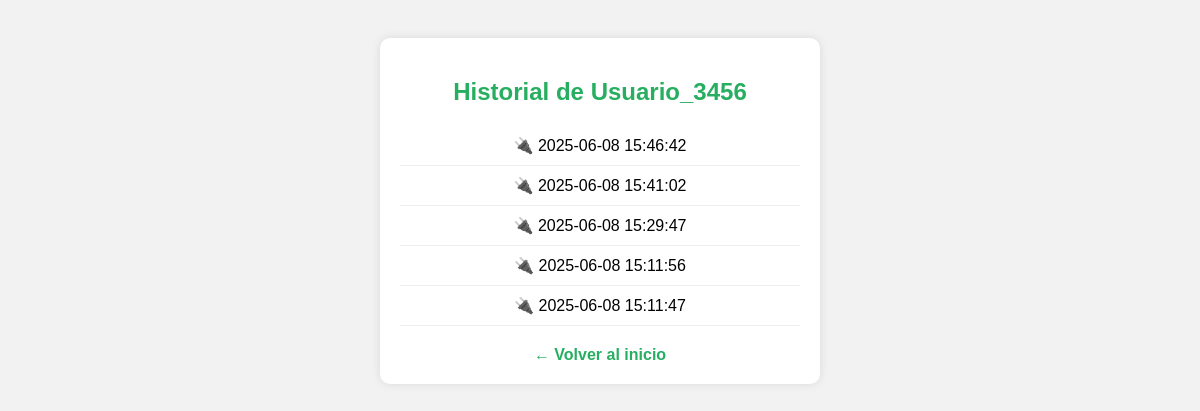
The app's page /historial/123456 with its own data.
### tables this page shows
CREATE TABLE usuarios (
            tarjeta TEXT PRIMARY KEY,
            nombre TEXT
        );

CREATE TABLE cargas (
            id INTEGER PRIMARY KEY AUTOINCREMENT,
            tarjeta TEXT,
            nombre TEXT,
            fecha TEXT
        , en_proceso INTEGER DEFAULT 1);

### app.py (the view)
@app.route("/historial/<tarjeta>")
def historial(tarjeta):
    conn = sqlite3.connect("cargas.db")
    c = conn.cursor()
    c.execute("SELECT nombre FROM usuarios WHERE tarjeta = ?", (tarjeta,))
    fila = c.fetchone()
    if not fila:
        return "Tarjeta no encontrada", 404
    nombre = fila[0]
    c.execute("SELECT fecha FROM cargas WHERE tarjeta = ? ORDER BY fecha DESC", (tarjeta,))
    cargas = c.fetchall()
    conn.close()
    return render_template("historial.html", nombre=nombre, tarjeta=tarjeta, cargas=cargas)

### templates/historial.html (shortened to what this page needs)
<!DOCTYPE html>
<html>
<head>
</head>
<body>
    <div class="contenedor">
        <h2>Historial de {{ nombre }}</h2>
        <ul>
            {% for carga in cargas %}
                <li>🔌 {{ carga[0] }}</li>
            {% endfor %}
        </ul>
        <a href="/">← Volver al inicio</a>
    </div>
</body>
</html>

### templates/historial.html (style rules this page uses)
body { font-family: Arial, sans-serif; background: #f2f2f2; padding: 30px; }
.contenedor { background: white; border-radius: 10px; padding: 20px; max-width: 400px; margin: auto; box-shadow: 0 0 10px rgba(0,0,0,0.1); }
h2 { text-align: center; color: #27ae60; }
ul { list-style: none; padding: 0; }
li { padding: 10px; border-bottom: 1px solid #eee; text-align: center; }
a { display: block; text-align: center; margin-top: 20px; color: #27ae60; text-decoration: none; font-weight: bold; }

### records on screen
usuarios: nombre "Usuario_3456"
cargas: fecha "2025-06-08 15:46:42"
cargas: fecha "2025-06-08 15:41:02"
cargas: fecha "2025-06-08 15:29:47"
cargas: fecha "2025-06-08 15:11:56"
cargas: fecha "2025-06-08 15:11:47"
